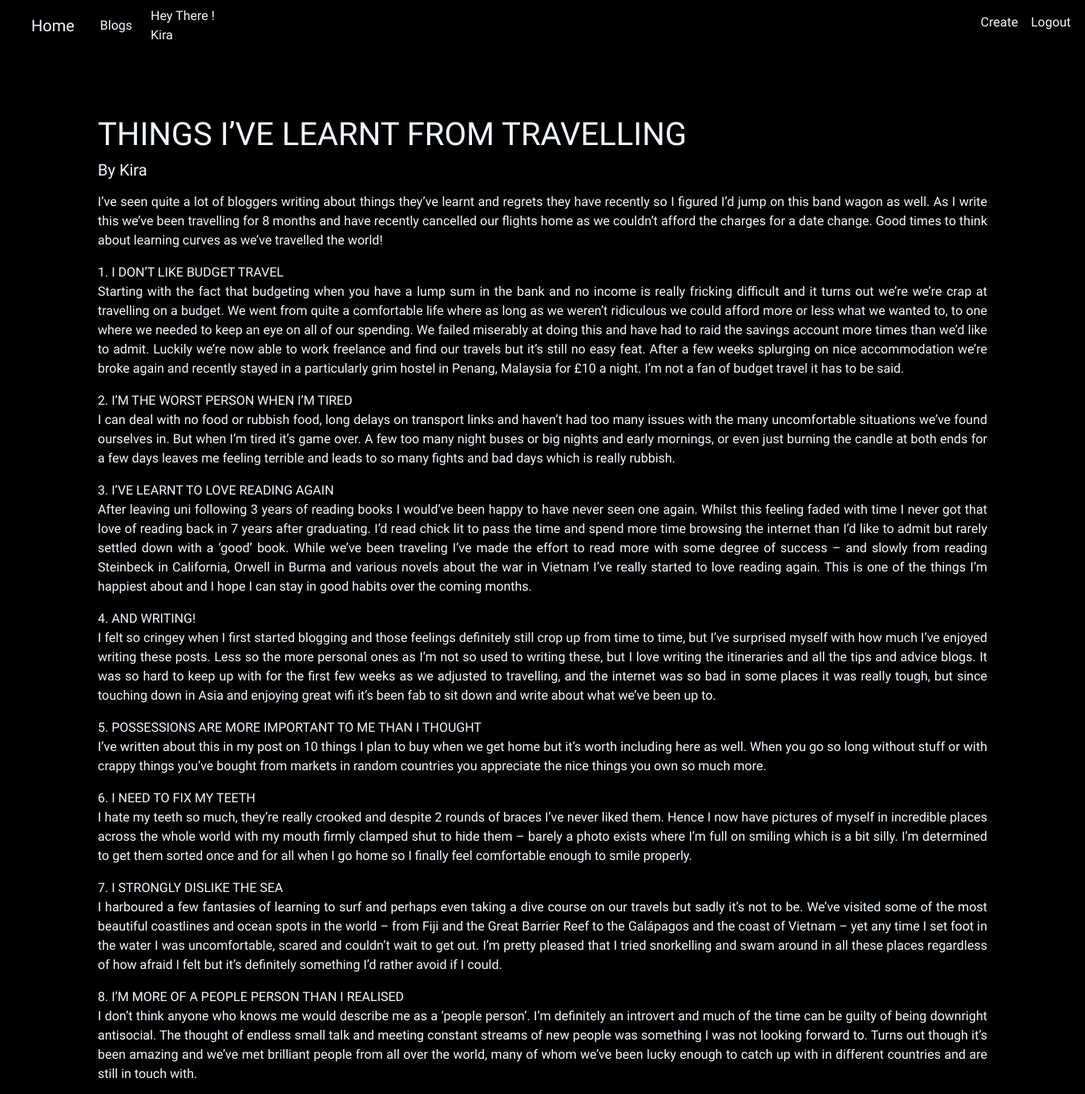
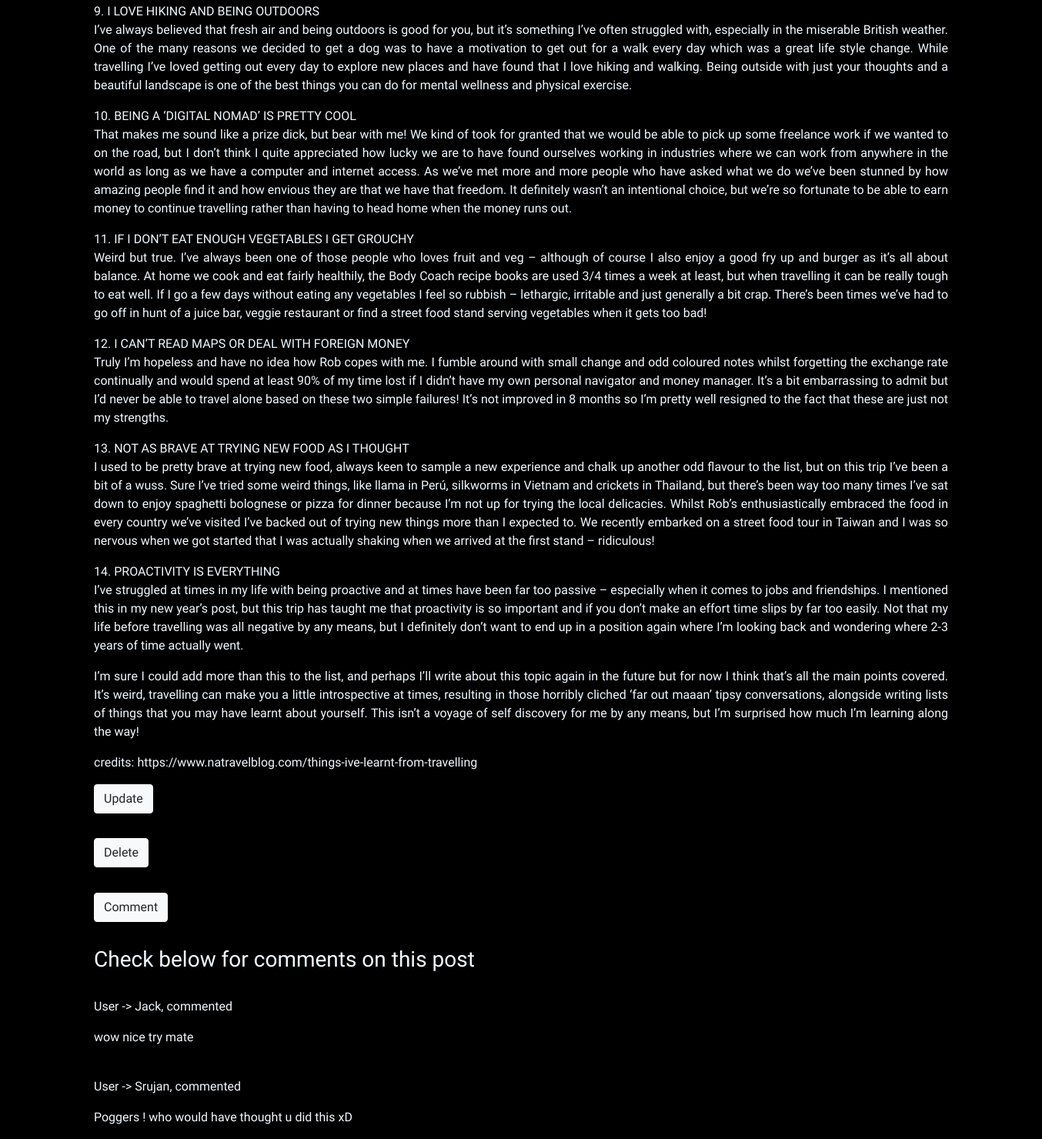
The app's page /posts/5/ (signed in) with its own data (2 pictures, top to bottom).
### blogem/models.py (models this page shows, shortened)
class Posts(models.Model):
    user = models.ForeignKey('auth.User', on_delete=models.CASCADE)
    title = models.CharField(max_length=50)
    content = models.TextField()

class Comments(models.Model):
    post = models.ForeignKey(
        'blogem.Posts', related_name='comments', on_delete=models.CASCADE)
    user = models.CharField(max_length=25)
    content = models.TextField()
    app_comment = models.BooleanField(default=True)

### blogem/views.py (the view)
# urls.py: path('posts/<int:pk>/', views.PostsDetailView.as_view(), name='posts_detail'),
class PostsDetailView(DetailView):
    model = Posts

### blogem/templates/blogem/posts_detail.html
{% extends 'blogem/base.html' %}
{% block content %}
<div class="container p1">
    <h1>{{posts.title}}</h1>
    <h5>By {{posts.user|title}}</h5>
    <p>{{posts.content|safe|linebreaks}}</p>
</div>
<div class="container">
{% if user.is_authenticated %}
    <h5><a class="btn btn-light" href="{% url 'blogem:update_post' pk=posts.pk %}"">Update</a></h5><br>
    <h5><a class="btn btn-light" href="{% url 'blogem:delete_post' pk=posts.pk %}"">Delete</a></h5>
    <hr>
    <h5><a class="btn btn-light" href="{% url 'blogem:create_comment' pk=posts.pk %}">Comment</a></h5><br>
    {% endif %}
    <h3>Check below for comments on this post </h3>
    {% for comment in posts.comments.all %}
    <br>
        {% if comment.count != 0 %}
            <p>User -> {{comment.user|title}}, commented</p>
            <p>{{comment.content}}</p>
        {% else %}
            <p>No one commented</p>
        {% endif %}
    {% endfor %}
</div>
{% endblock %}

### blogem/templates/blogem/base.html (shortened to what this page needs)
<!DOCTYPE html>
{% load static %}
<html lang="en">
<head>
    <link rel="stylesheet" href="https://cdn.jsdelivr.net/npm/bootstrap@4.6.0/dist/css/bootstrap.min.css"
>
    <link rel="stylesheet" href="{% static 'css/basic.css' %}">
</head>
<body>
    <nav class=" navbar navbar-expand-lg navbar-dark bg-transparent">
        <div class="container-fluid">
            <ul class="navbar-nav navbar-dark ">
                <li class="navbar-item"><a id="nv-items" class="nav-link navbar-brand" href="{% url 'blogem:home' %}">Home</a></li>
                <li class="navbar-item"><a id="nv-items" class="nav-link" href="{% url 'blogem:all_posts' %}">Blogs</a></li>
            </ul>
        </div>
        <div >
            <ul class="navbar-nav">
                {% if user.is_authenticated %}
                <li class="navbar-item"><a id="nav-name">Hey There ! {{ user.username|title }}</a></li>
                <li class="navbar-item"><a id="nv-items" class="nav-link" href="{% url 'blogem:create_post' %}">Create</a></li>
                <li class="navbar-item navbar-right"><a id="nv-items" class="nav-link" href="{% url 'blogem:logout' %}">Logout</a></li>
                {% else %}
                <li class="navbar-item navbar-right"><a id="nv-items" class="nav-link" href="{% url 'blogem:login' %}">Login</a></li>
                <li class="navbar-item"><a id="nv-items" class="nav-link" href="{% url 'blogem:register' %}">Register</a></li>
                {% endif %}
            </ul>
        </div>
    </nav>
    {% block content %}
    {% endblock %}
</body>
</html>

### blogem/static/css/basic.css (style rules this page uses)
body { background-image: url("black.jpg"); font-family: "Heebo", sans-serif; color: aliceblue; }
#nv-items { color: aliceblue; }
#nav-name { color: aliceblue; margin-right: 1000px; text-anchor: middle; }
.p1 { text-align: justify; margin-top: 80px; }

### records on screen
Posts: title "THINGS I’VE LEARNT FROM TRAVELLING", user "Kira", content "I’ve seen quite a lot of bloggers writing about things they’ve learnt and regrets they have recently so I figured I’d jump on this band wagon as well. As I write this we’ve been travelling for 8 months and have recently cancelled our flights home as we couldn’t afford the charges for a date change. Good times to think about learning curves as we’ve travelled the world! 1. I DON’T LIKE BUDGET TRAVEL Starting with the fact that budgeting when you have a lump sum in the bank and no income is really fricking difficult and it turns out we’re we’re crap at travelling on a budget. We went from quite a comfortable life where as long as we weren’t ridiculous we could afford more or less what we…"
Comments: user "Jack", content "wow nice try mate"
Comments: user "Srujan", content "Poggers ! who would have thought u did this xD"

### other values on screen
{{ user.username|title }} "Kira"
